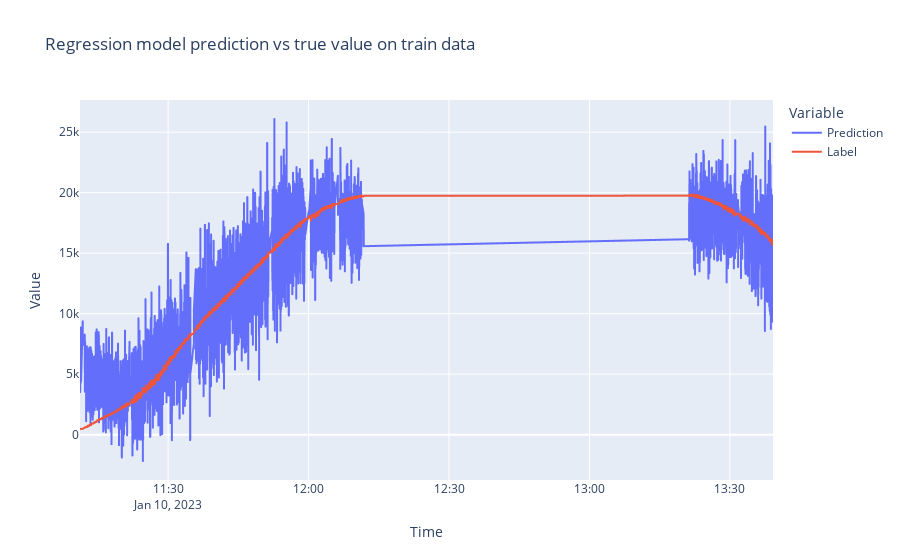

Source (notebook cell):
### Code cell
fig = px.line(df_train, y=["Prediction", "Label"], x=time_train["time"], title="Regression model prediction vs true value on train data",
labels={"variable": "Variable"})
fig.update_layout(
    xaxis_title="Time",
    yaxis_title = "Value"

    )


fig.show()

### Figure 1 — Plotly figure (JSON) as saved in the notebook; plotly's stock layout.template omitted (floating-point values rounded to 4 significant figures; data arrays with more than 128 entries replaced by an {"elided": "..."} marker saying what was removed)
{"data": [{"hovertemplate": "Variable=Prediction<br>x=%{x}<br>value=%{y}<extra></extra>", "legendgroup": "Prediction", "line": {"color": "#636efa", "dash": "solid"}, "marker": {"symbol": "circle"}, "mode": "lines", "name": "Prediction", "showlegend": true, "type": "scattergl", "x": {"elided": "4329 str values"}, "xaxis": "x", "y": {"elided": "4329 float values"}, "yaxis": "y"}, {"hovertemplate": "Variable=Label<br>x=%{x}<br>value=%{y}<extra></extra>", "legendgroup": "Label", "line": {"color": "#EF553B", "dash": "solid"}, "marker": {"symbol": "circle"}, "mode": "lines", "name": "Label", "showlegend": true, "type": "scattergl", "x": {"elided": "4329 str values"}, "xaxis": "x", "y": {"elided": "4329 float values"}, "yaxis": "y"}], "layout": {"legend": {"title": {"text": "Variable"}, "tracegroupgap": 0}, "title": {"text": "Regression model prediction vs true value on train data"}, "xaxis": {"anchor": "y", "domain": [0, 1], "title": {"text": "Time"}}, "yaxis": {"anchor": "x", "domain": [0, 1], "title": {"text": "Value"}}}}
